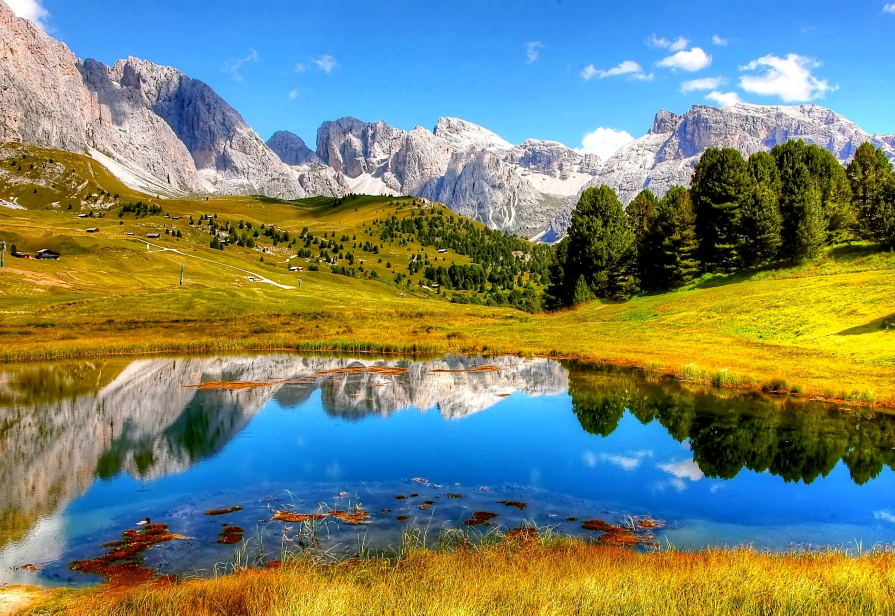
#> input picture QUESTION_5/scenery.jpg, 2685 x 1846 px, given in place of picture1.jpg, which was not available (shown at 1/3 size)
$ python convert.py
#> lines starting #> are read from the running program, lines starting #| are printed output that depends on the picture; pictures that were not available may be replaced by others from this repository, and a replacement may not be noted
from PIL import Image
def main():

    image1 = Image.open("C:/Users/KAVYA/Desktop/7th sem/Assignment_1/QUESTION_1/picture1.jpg")
#> image1 is the input picture: PIL image 2685x1846 RGB; mean R, G, B 119.7, 133.4, 113.3
    image2 = Image.open('C:/Users/KAVYA/Desktop/7th sem/Assignment_1/QUESTION_1/picture2.jpg')
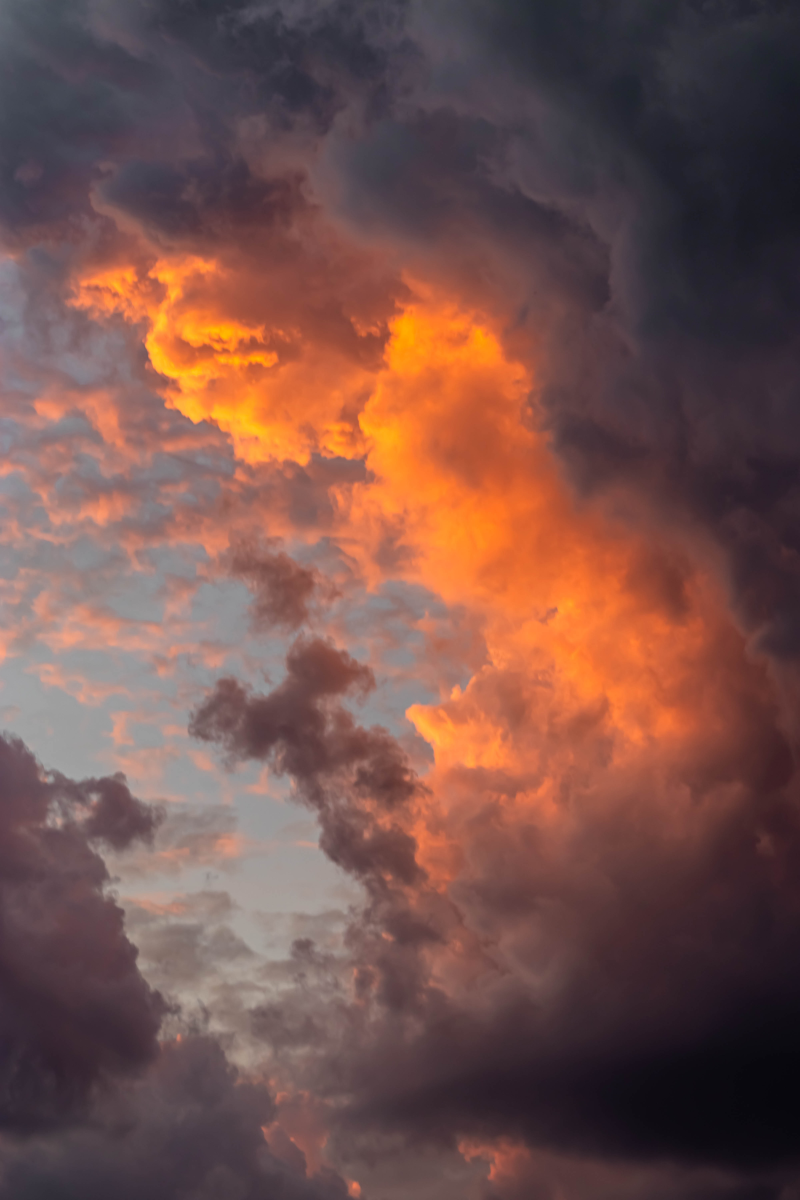
#> input picture QUESTION_1/picture2.jpg, 4000 x 6000 px, found by its file name (shown at 1/5 size)
#> image2 is the input picture: PIL image 4000x6000 RGB; mean R, G, B 117.3, 81.9, 75.9
    image3 = Image.open('C:/Users/KAVYA/Desktop/7th sem/Assignment_1/QUESTION_1/picture3.jpg')
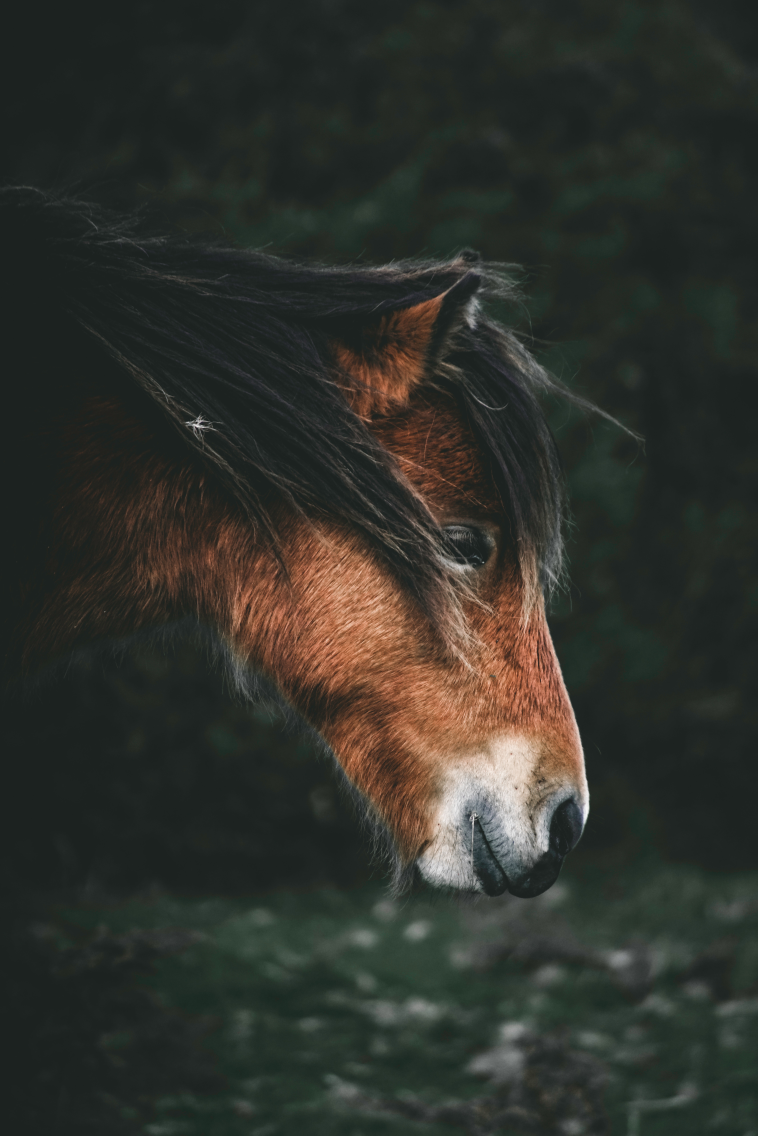
#> input picture QUESTION_1/picture3.jpg, 5304 x 7952 px, found by its file name (shown at 1/7 size)
#> image3 is the input picture: PIL image 5304x7952 RGB; mean R, G, B 48.4, 50.2, 44.1
    image4 = Image.open('C:/Users/KAVYA/Desktop/7th sem/Assignment_1/QUESTION_1/picture4.jpg')
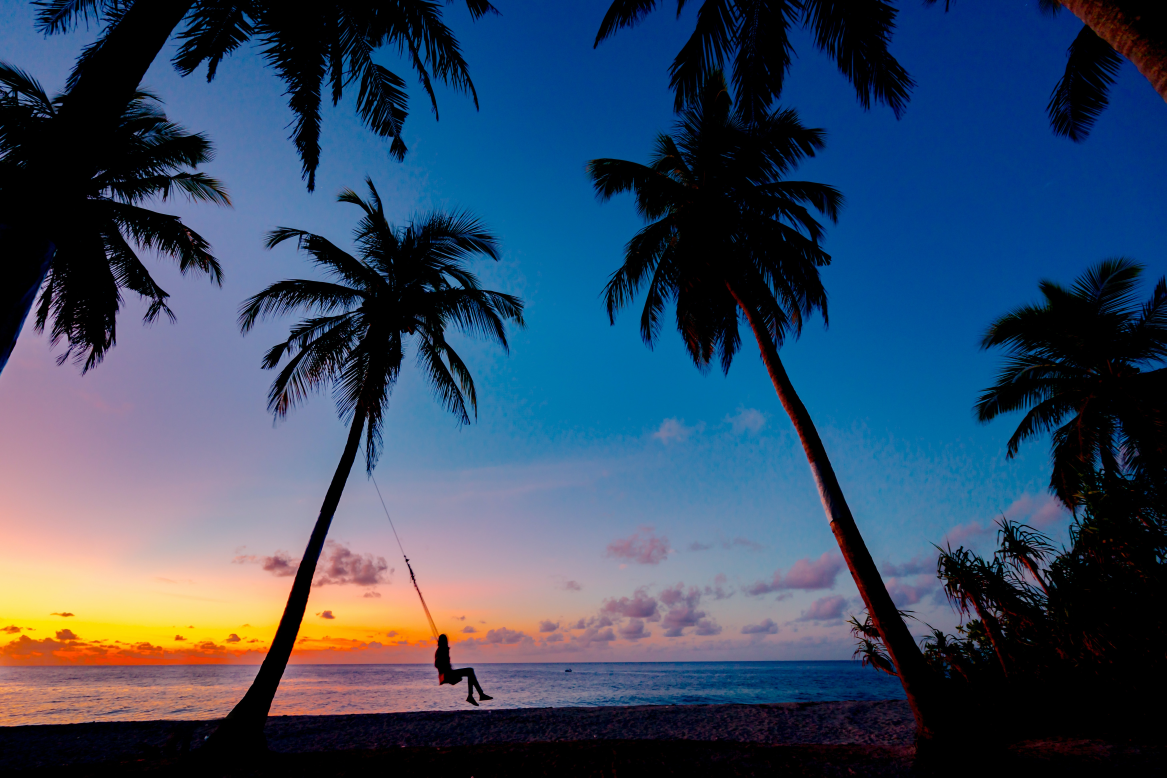
#> input picture QUESTION_1/picture4.jpg, 5832 x 3888 px, found by its file name (shown at 1/5 size)
#> image4 is the input picture: PIL image 5832x3888 RGB; mean R, G, B 54.7, 73.6, 98.8
    image5 = Image.open('C:/Users/KAVYA/Desktop/7th sem/Assignment_1/QUESTION_1/picture5.jpg')
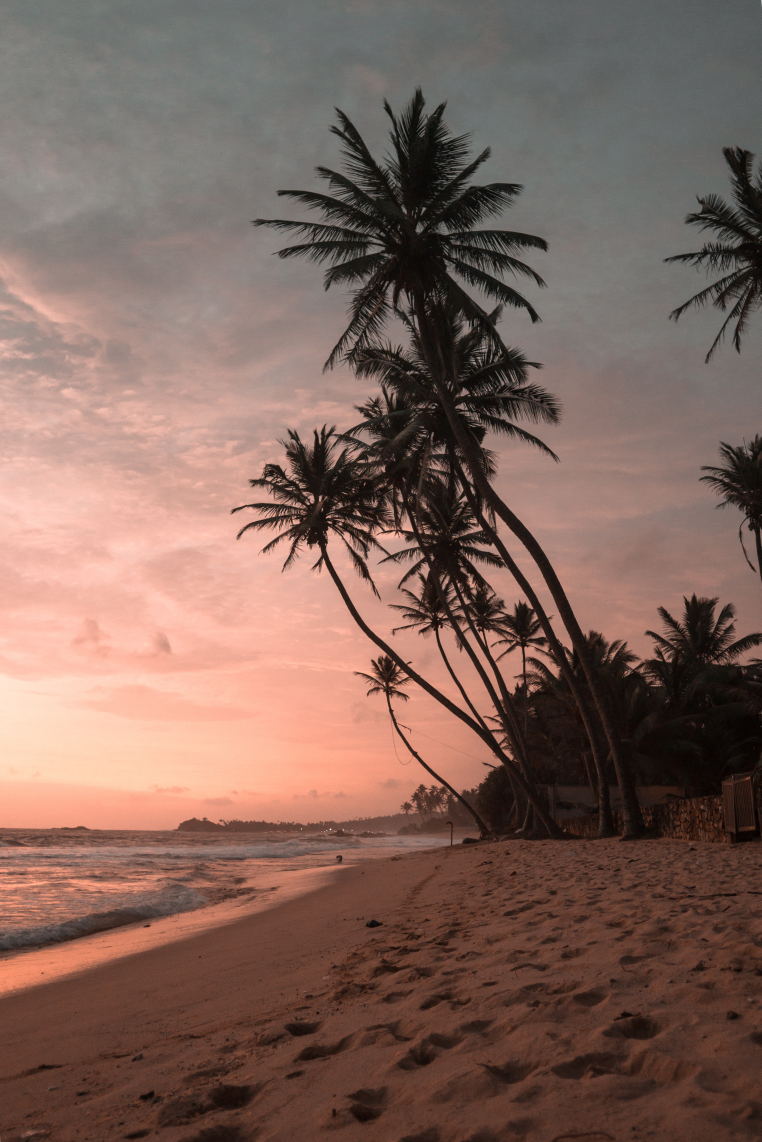
#> input picture QUESTION_1/picture5.jpg, 3807 x 5710 px, found by its file name (shown at 1/5 size)
#> image5 is the input picture: PIL image 3807x5710 RGB; mean R, G, B 127.2, 100.5, 91


    image1.convert('RGB')
    image2.convert('RGB')
    image3.convert('RGB')
    image4.convert('RGB')
    image5.convert('RGB')
    imageList = [image2, image3, image4, image5]


    fileName = 'C:/Users/KAVYA/Desktop/7th sem/Assignment_1/QUESTION_1/Pictures.pdf'
    image1.save(fileName, save_all=True, append_images=imageList)
    print('Done')


if __name__ == '__main__':
    main()
